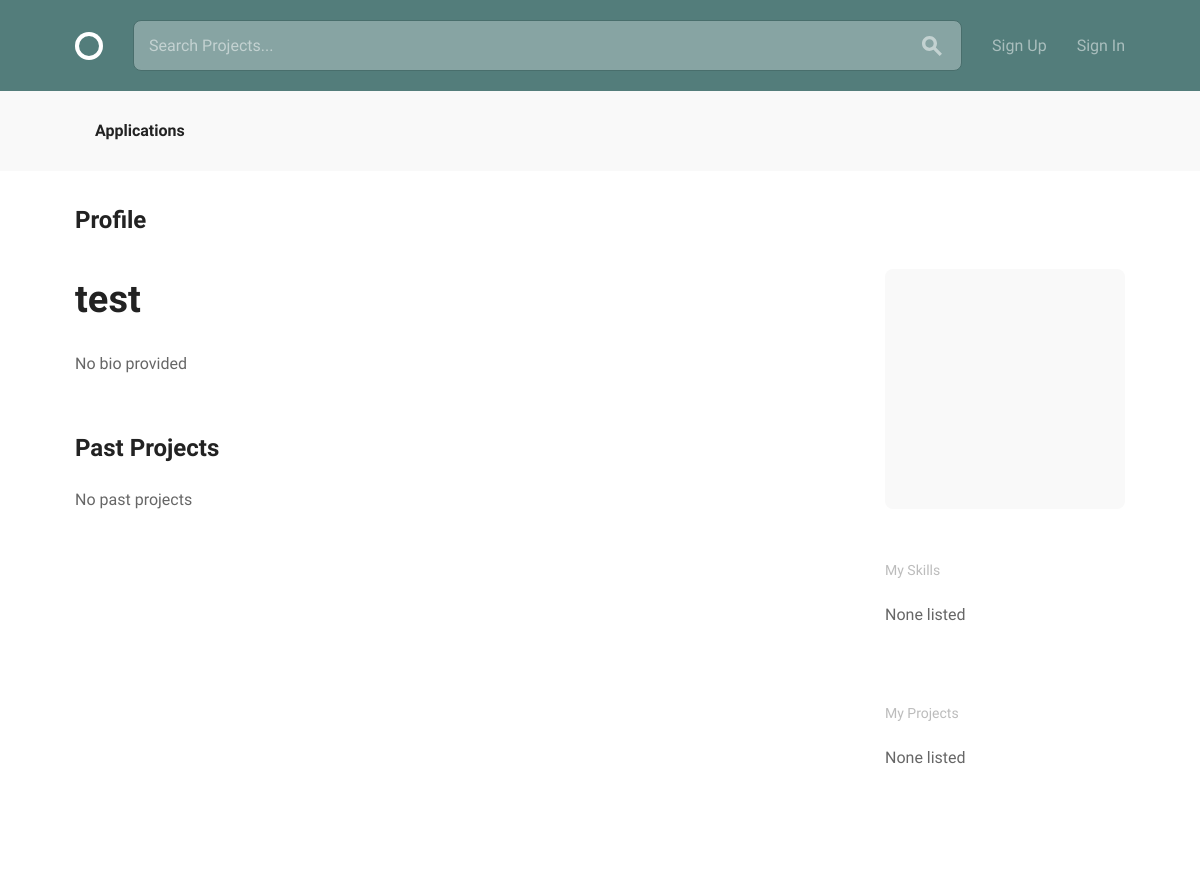
The app's page /accounts/profile/test/, older data.
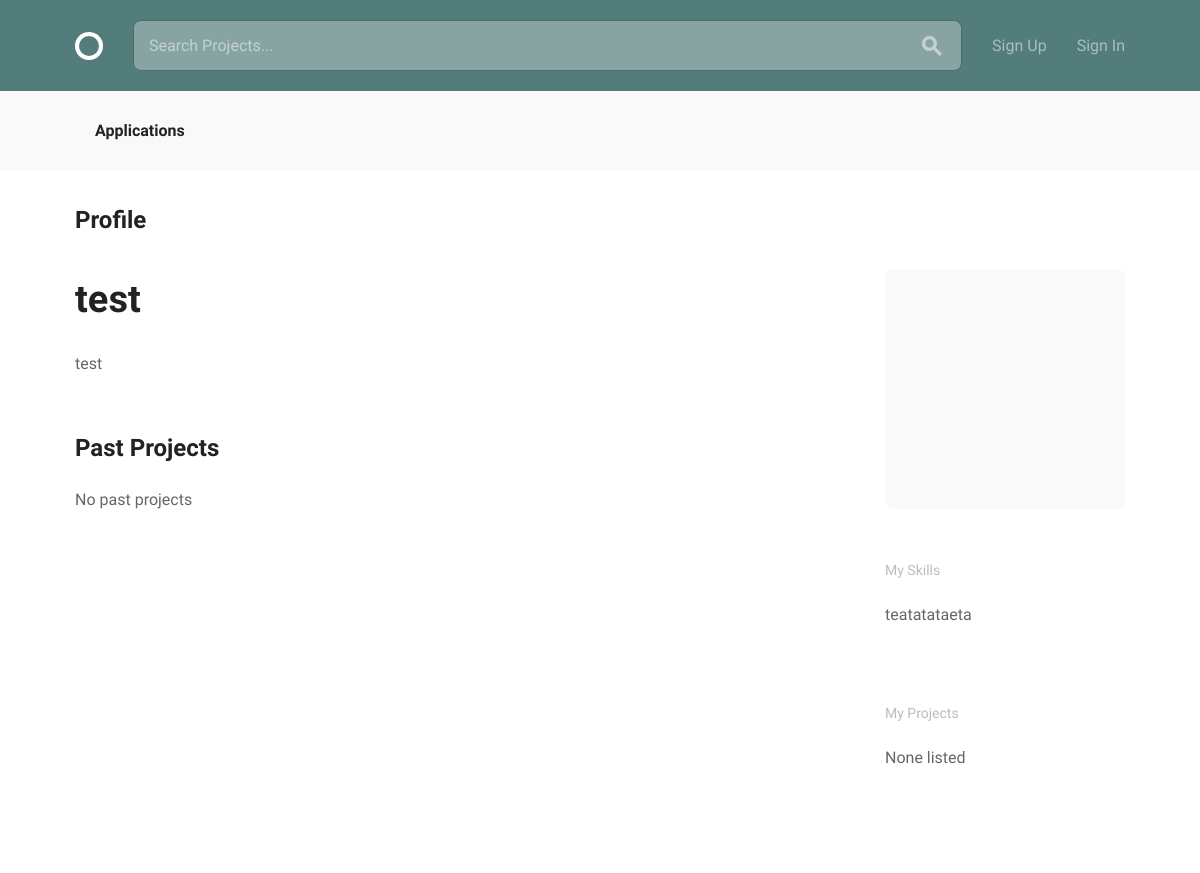
The same page, newer data.
### accounts/models.py (models this page shows, shortened)
class UserProfile(Model):
    user = OneToOneField(User, on_delete=CASCADE)
    slug = SlugField(unique=True, allow_unicode=True, default='')
    bio = TextField(default="")
    pfp = ImageField()
    skills_internal = TextField(default="")
    @property
    def skills(self):
        if self.skills_internal == '':
            return []
        return self.skills_internal.split(',')

### accounts/views.py (the view, shortened to what this page needs)
# urls.py: path('profile/<slug:slug>/', ProfileView.as_view(), name='profile'),
class ProfileView(PrefetchRelatedMixin, DetailView): # pylint: disable=too-many-ancestors
    model = UserProfile
    prefetch_related = ("user",)
    template_name = "accounts/profile.html"
    def get(self, request, *args, **kwargs):
        return super().get(request, *args, **kwargs)
    def get_object(self, queryset=None):
        if not queryset:
            queryset = self.get_queryset()
        slug = self.kwargs[self.get_slug_field()]
        if slug == "me":
            slug = self.request.user.username
        return queryset.get(slug=slug)

### projects/templatetags/utils.py (called while the page is built)
@register.filter
@stringfilter
def starts_with(value, arg):
    return value.startswith(arg)

### accounts/templates/accounts/profile.html (shortened to what this page needs)
{% extends "layout.html" %}
{% block body %}
<div class="bounds circle--page">
  <div class="circle--page--header circle--fluid">
    <div class="circle--fluid--cell circle--fluid--primary">
      <h2>Profile</h2>
    </div>
    <div class="circle--fluid--cell circle--fluid--secondary">
    </div>
  </div>
  <div class="grid-70">
    <h1>{{ userprofile.user.username }}</h1>
    <div class="circle--article--body">
      <p>
        {% if userprofile.bio %}
        {{ userprofile.bio }}
        {% else %}
        No bio provided
        {% endif %}
      </p>
    </div>
    <h2>Past Projects</h2>
    {% if userprofile.projects.get %}
    <table class="u-full-width circle--table">
      <thead>
        <tr>
          <th>Project Title</th>
          <th class="circle--cell--right">Project Needs</th>
        </tr>
      </thead>
      <tbody>
        {% for project in userprofile.projects.get %}
        <tr class="clickable-row" data-href="project.html">
          <td>
            <h3>{{ project.name }}</h3>
          </td>
          <td class="circle--cell--right">
            <span class="secondary-label">{{ project.my_title }}</span>
          </td>
        </tr>
        {% endfor %}
      </tbody>
    </table>
    {% else %}
    <p>No past projects</p>
    {% endif %}
  </div>
  <div class="grid-25 grid-push-5">
    <div class="circle--secondary--module">
      <div class="circle--primary--avatar">
      </div>
    </div>
    <div class="circle--secondary--module">
      <h4>My Skills</h4>
      <ul class="unloaded">
        {% if userprofile.skills and userprofile.skills|length > 0 %}
        {% for skill in userprofile.skills %}
        <li>{{ skill }}</li>
        {% endfor %}
        {% else %}
        <li>None listed</li>
        {% endif %}
      </ul>
    </div>
    <div class="circle--secondary--module">
      <h4>My Projects</h4>
      <ul class="circle--link--list">
        {% if userprofile.projects.get %}
        {% for skill in userprofile.skills.get %}
        <li>{{ skill.name }}</li>
        {% endfor %}
        {% else %}
        <li>None listed</li>
        {% endif %}
      </ul>
    </div>
  </div>
</div>
{% endblock %}

Row changes from the older to the newer data that the page shows:
changed UserProfile "test": bio (not shown) → "test"; skills_internal empty → "teatatataeta" (drawn)
Text that changed along with them:
new list line: "teatatataeta"
text no longer shown: "No bio provided None listed"
